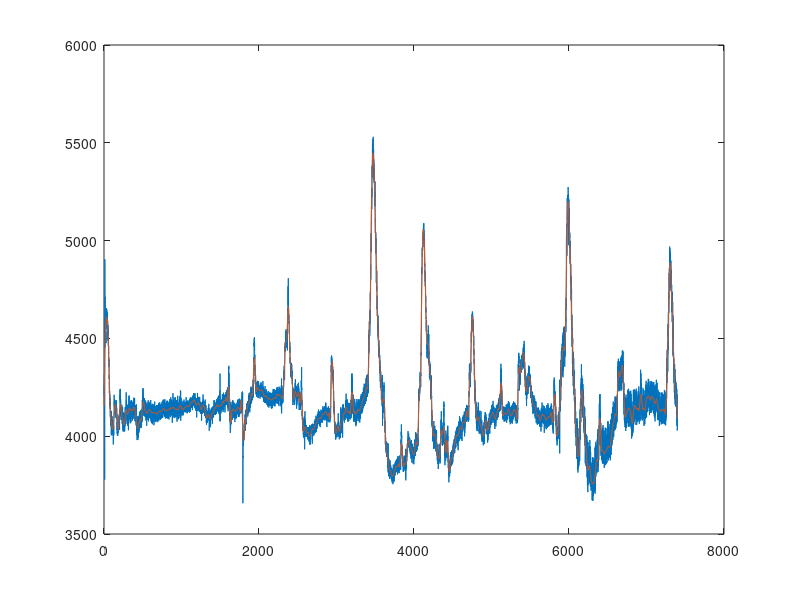
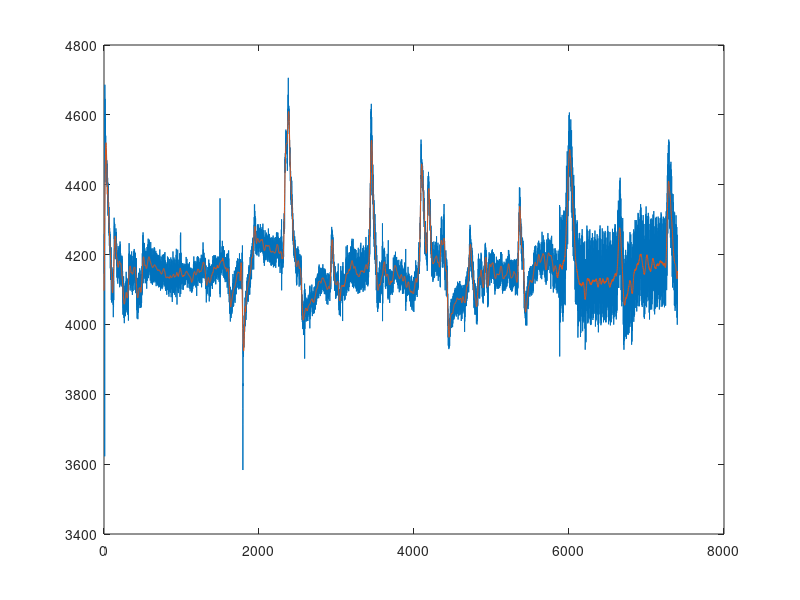
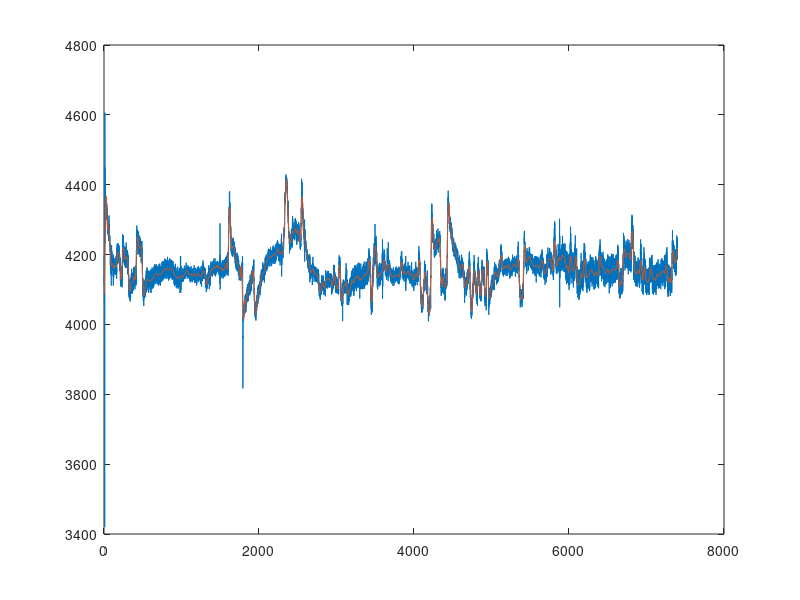
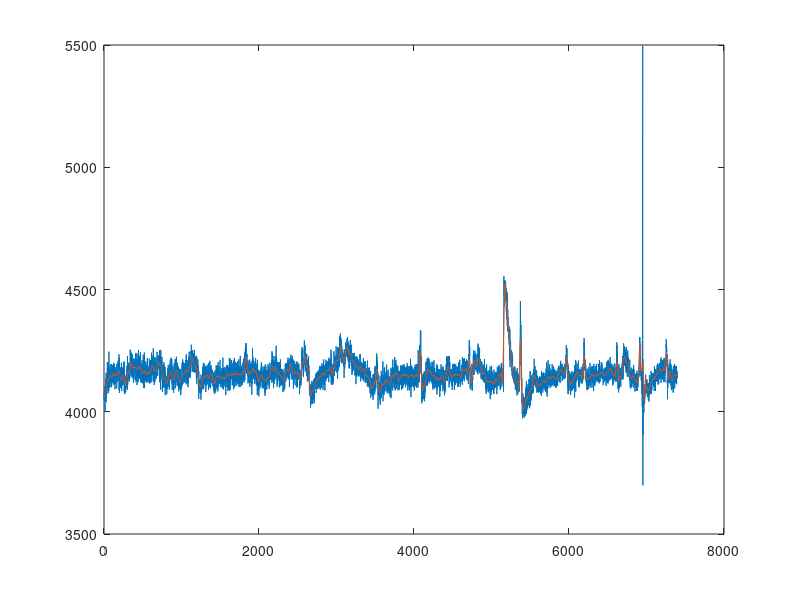

These figures' MATLAB source, in order:
%% Load data
clear ; clc; close all;
load('Dy.mat');
Dy=Dy';
for i = 1:42
    Dy_Sgolay(:,i) = sgolayfilt(Dy(:,i),5,71);
    figure
    plot(Dy(:,i)); hold on;
    plot(Dy_Sgolay(:,i));
end
Dy_Sgolay = Dy_Sgolay';